Frame 1 (no input): blank canvas, image omitted
Frame 60 (the mouse pressed at the canvas centre just before this capture): blank canvas, image omitted
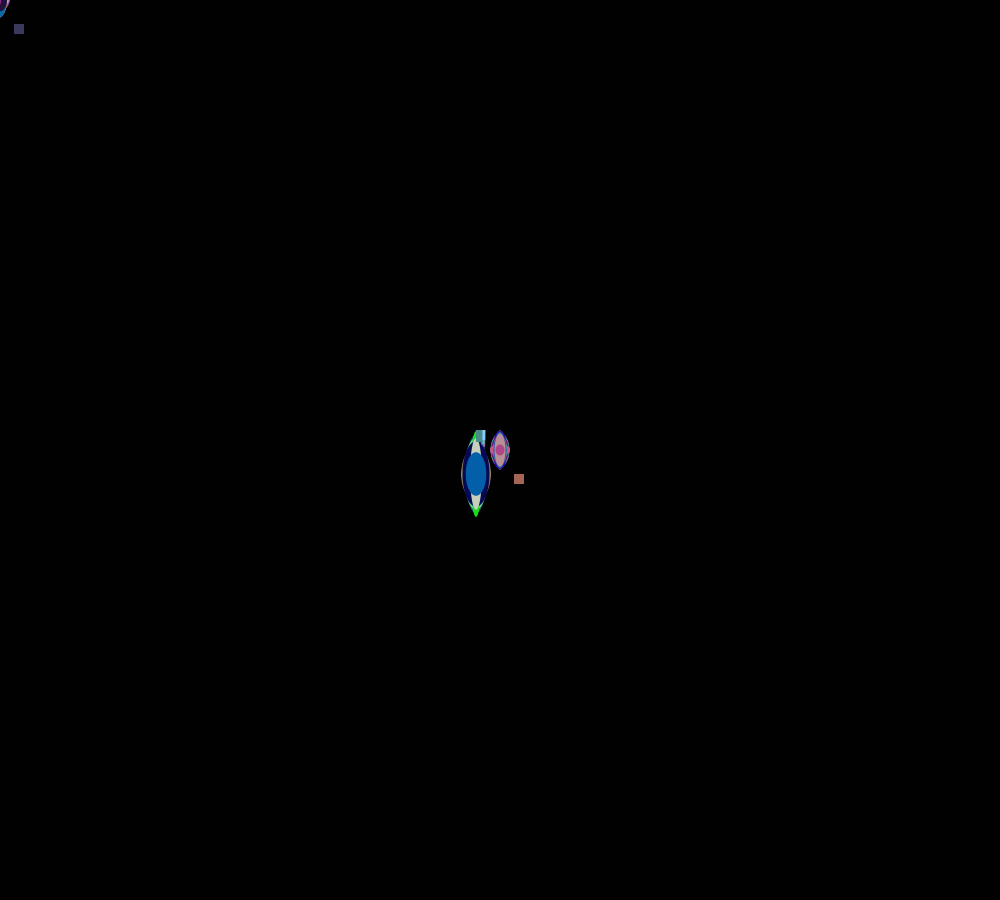
Frame 120 (the mouse held since frame 60 and released just before this capture)

The Processing sketch whose frames 1 and 60 were blank and that drew this single picture after the mouse press (run headless with seeded random() and noise(); from frame 60 on, the mouse is pressed at the canvas centre):

// Processing sketch: processing_37295
// ── processing_37295.pde


void setup()
{
  
  background (1);
  size (1000,900);
  noStroke();
  smooth();
 
}
void draw()
{
 //clears page
 
  if(keyPressed) {
    if (key == 'q' || key == 'Q') {
     background(0);
    }
  }
  fill (random (225), random(255), random (255));
  rect (mouseX+14,mouseY+24,10,10);
  fill (random (225), random(255), random (255));
  ellipse (mouseX,mouseY,random(20),random(40));
  fill (random (225), random(255), random (255));
  rect (mouseX-24,mouseY-20,random(10),random (20));
  fill (random (225), random(255), random (255));
  ellipse (mouseX-24,mouseY+24, random (30),random(90));
}
